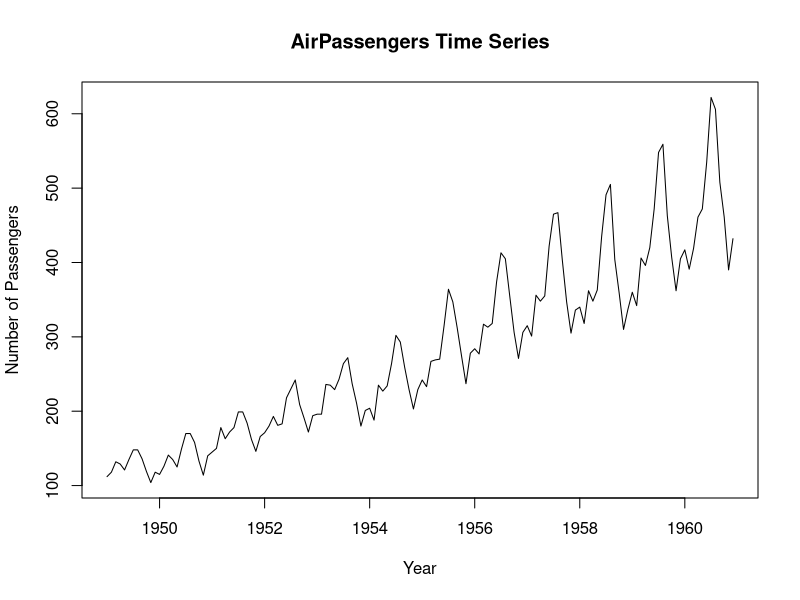
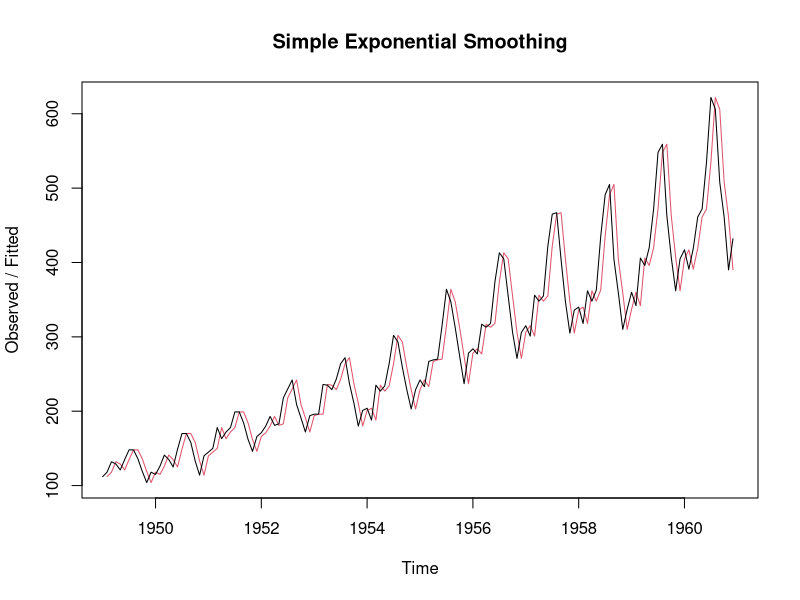
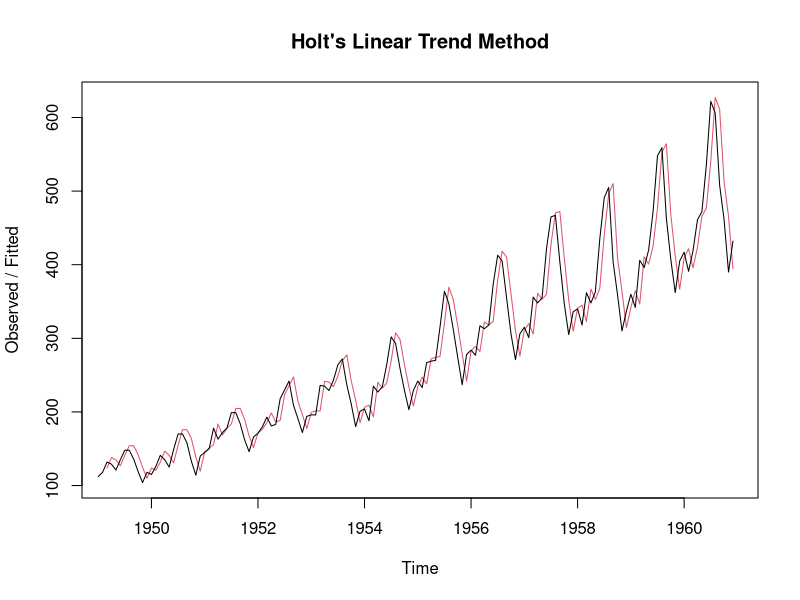
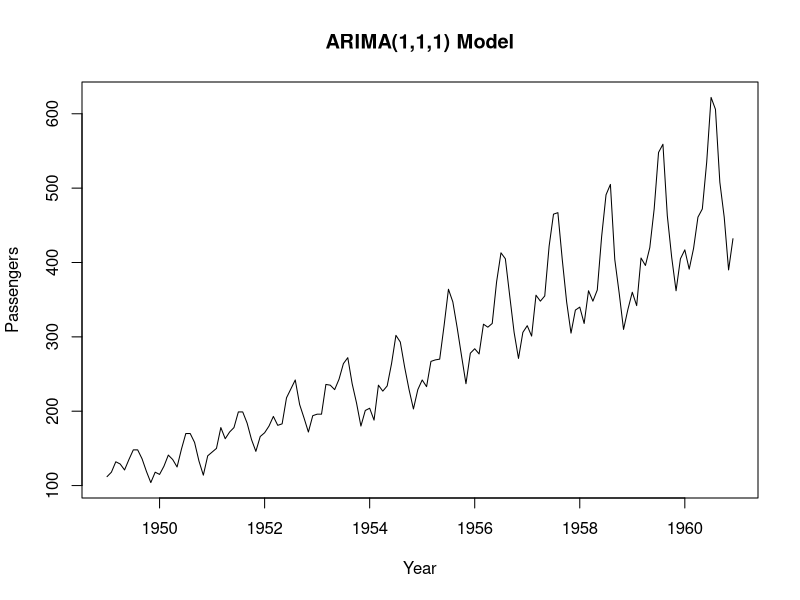

Here is the R script that generated these plots, in order:

data(AirPassengers)


ts_data <- AirPassengers


plot(ts_data,
     main = "AirPassengers Time Series",
     xlab = "Year",
     ylab = "Number of Passengers")

ses_model <- HoltWinters(ts_data, beta = FALSE, gamma = FALSE)

plot(ses_model,
     main = "Simple Exponential Smoothing")

holt_model <- HoltWinters(ts_data, gamma = FALSE)

plot(holt_model,
     main = "Holt's Linear Trend Method")

arima_model <- arima(ts_data, order = c(1,1,1))

plot(ts_data,
     main = "ARIMA(1,1,1) Model",
     xlab = "Year",
     ylab = "Passengers")

lines(fitted(arima_model), col = "red")

